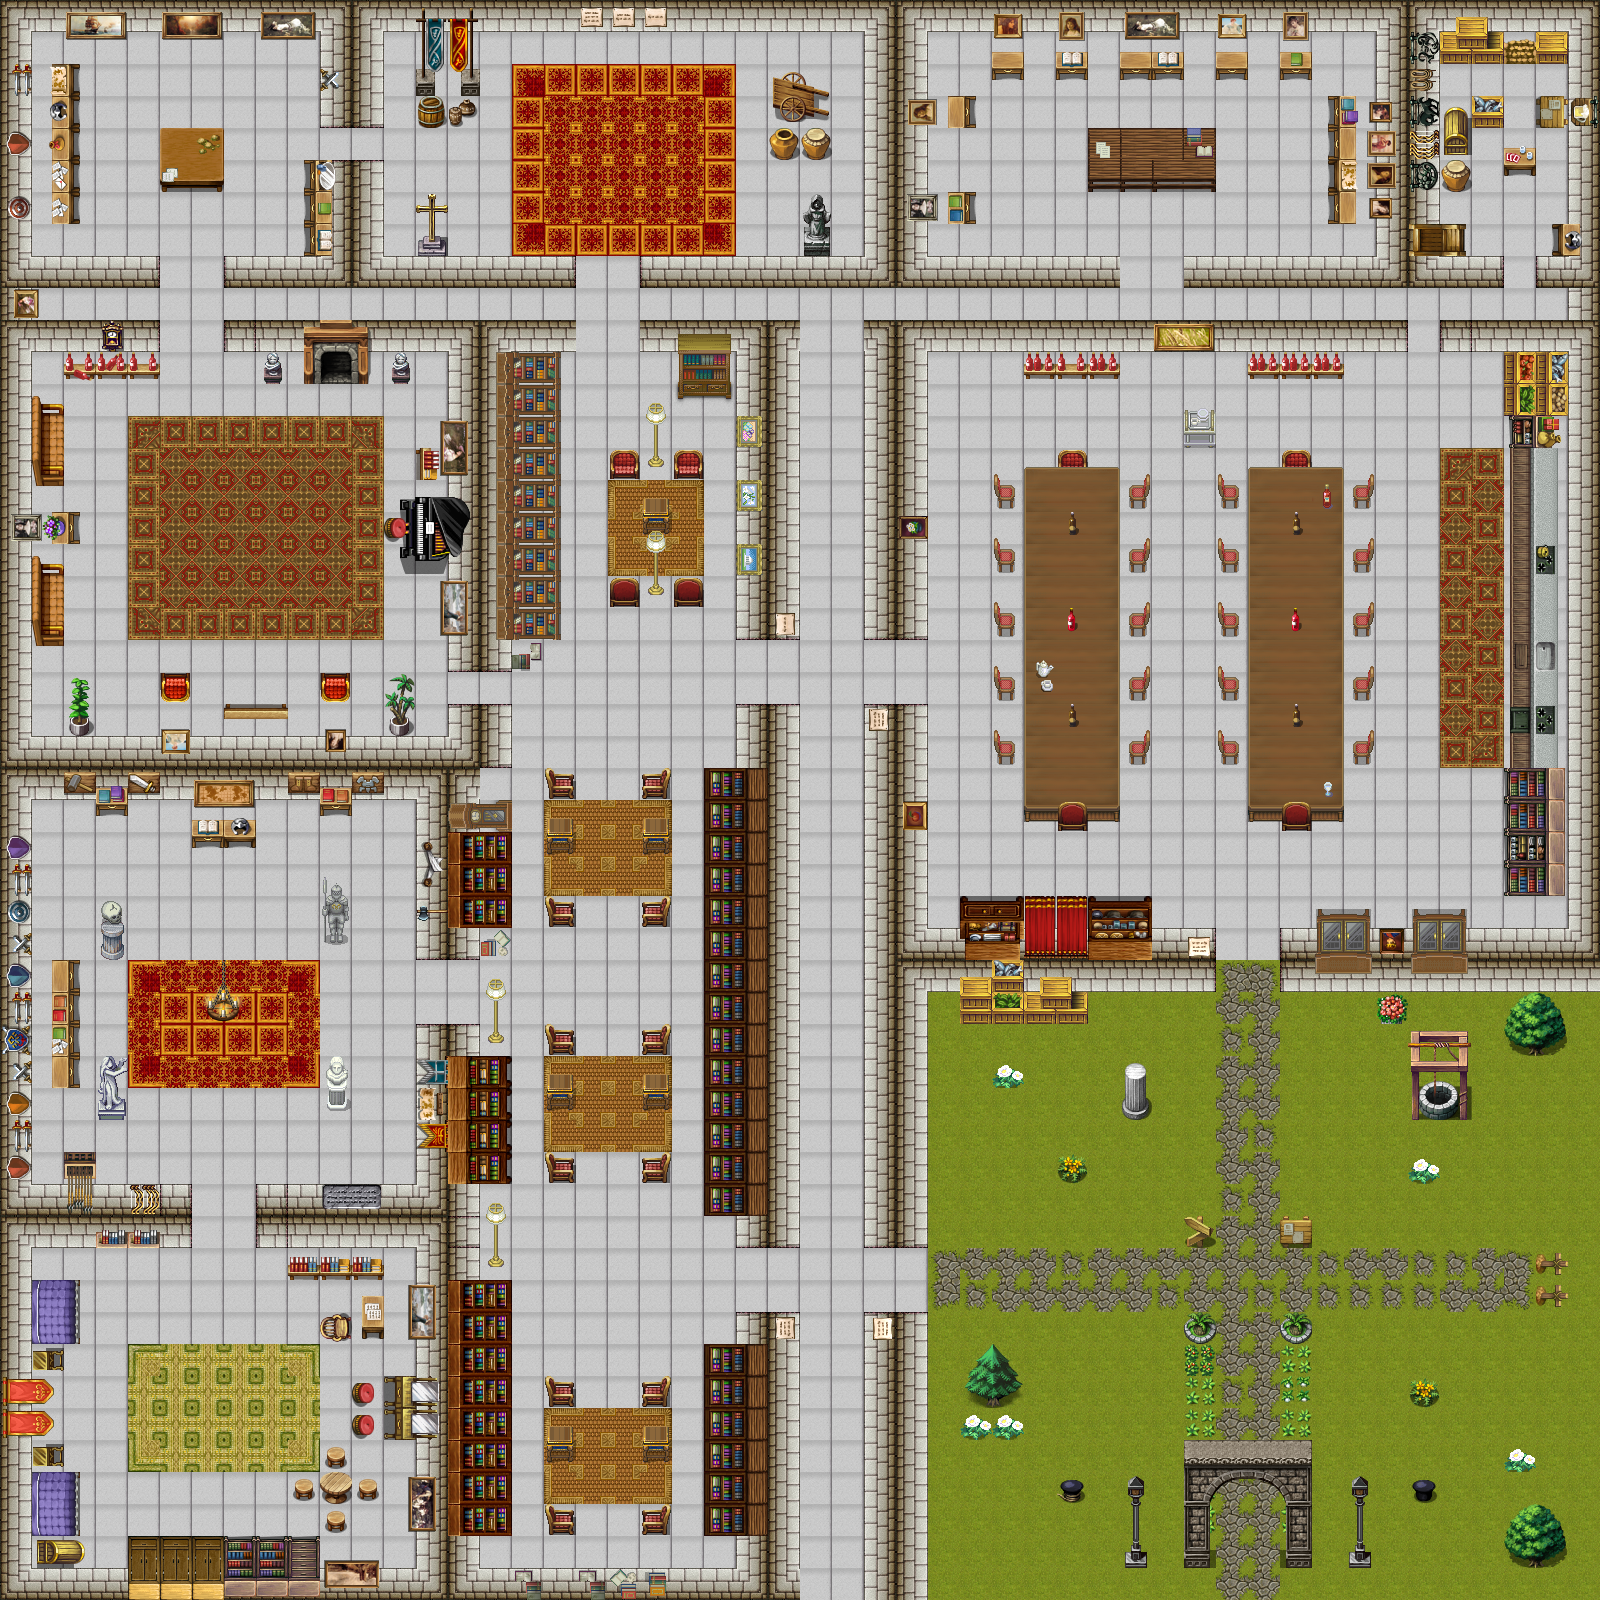

The image is a tile-based game level rendered from a .tmx file. Its description and source (layers, tilesets, objects; grid data summarised) follow:
An orthogonal 50x50 tile map with 32x32 px tiles, 7 tile layers ((Fore)ground, Walls/Background, Flooring, Furniture, ...), 23 tilesets and 148 objects.

<map version="1.0" orientation="orthogonal" renderorder="right-down" width="50" height="50" tilewidth="32" tileheight="32" nextobjectid="171">
 <tileset firstgid="1" name="windows" tilewidth="32" tileheight="32" tilecount="256" columns="16">
  <image source="Celianna/TileC.png" width="512" height="512" />
  <terraintypes>
   <terrain name="Window" tile="223" />
   <terrain name="Window2" tile="250" />
   <terrain name="Window3" tile="252" />
  </terraintypes>
  <tile id="207" terrain="0,0,0,0" />
  <tile id="223" terrain="0,0,0,0" />
  <tile id="234" terrain=",,1,1" />
  <tile id="235" terrain=",,1,1" />
  <tile id="236" terrain=",,2,2" />
  <tile id="237" terrain=",,2,2" />
  <tile id="250" terrain="1,1,," />
  <tile id="251" terrain="1,1,," />
  <tile id="252" terrain="2,2,," />
  <tile id="253" terrain="2,2,," />
 </tileset>
 <tileset firstgid="257" name="floor_decor" tilewidth="32" tileheight="32" tilecount="192" columns="16">
  <image source="Celianna/celianna_TileA2.png" width="512" height="384" />
  <terraintypes>
   <terrain name="Carpet" tile="188" />
   <terrain name="Carpet2" tile="140" />
   <terrain name="Carpet3" tile="44" />
  </terraintypes>
  <tile id="28" terrain="2,2,2,2" />
  <tile id="29" terrain="2,2,2,2" />
  <tile id="44" terrain="2,2,2,2" />
  <tile id="45" terrain="2,2,2,2" />
  <tile id="124" terrain="1,1,1,1" />
  <tile id="125" terrain="1,1,1,1" />
  <tile id="140" terrain="1,1,1,1" />
  <tile id="141" terrain="1,1,1,1" />
  <tile id="172" terrain="0,0,0,0" />
  <tile id="173" terrain="0,0,0,0" />
  <tile id="188" terrain="0,0,0,0" />
  <tile id="189" terrain="0,0,0,0" />
 </tileset>
 <tileset firstgid="449" name="furniture" tilewidth="32" tileheight="32" tilecount="256" columns="16">
  <image source="Mack/tiled.png" width="512" height="512" />
 </tileset>
 <tileset firstgid="705" name="bed_decor" tilewidth="32" tileheight="32" tilecount="256" columns="16">
  <image source="Museum Tileset/TileE-Interiors.PNG" width="512" height="512" />
 </tileset>
 <tileset firstgid="961" name="decor" tilewidth="32" tileheight="32" tilecount="256" columns="16">
  <image source="Museum Tileset/TileD-Interiors.PNG" width="512" height="512" />
 </tileset>
 <tileset firstgid="1217" name="decor2" tilewidth="32" tileheight="32" tilecount="256" columns="16">
  <image source="Museum Tileset/TileC-Interiors.PNG" width="512" height="512" />
  <tile id="129">
   <objectgroup draworder="index">
    <object id="1" x="-1" y="0" width="30" height="31" />
   </objectgroup>
  </tile>
  <tile id="145">
   <objectgroup draworder="index">
    <object id="1" x="0" y="5" width="30" height="25" />
   </objectgroup>
  </tile>
 </tileset>
 <tileset firstgid="1473" name="decor3" tilewidth="32" tileheight="32" tilecount="256" columns="16">
  <image source="Museum Tileset/TileB-Exteriors.png" width="512" height="512" />
 </tileset>
 <tileset firstgid="1729" name="floors2" tilewidth="32" tileheight="32" tilecount="128" columns="16">
  <image source="RPG Maker Tilesets/TileA3.png" width="512" height="256" />
 </tileset>
 <tileset firstgid="1857" name="objects" tilewidth="32" tileheight="32" tilecount="96" columns="12">
  <image source="RPG Maker Tilesets/object2.png" width="384" height="256" />
 </tileset>
 <tileset firstgid="1953" name="object2" tilewidth="32" tileheight="32" tilecount="96" columns="12">
  <image source="RPG Maker Tilesets/object3.png" width="384" height="256" />
 </tileset>
 <tileset firstgid="2049" name="floors" tilewidth="32" tileheight="32" tilecount="128" columns="16">
  <image source="Mack/tilea3.png" width="512" height="256" />
  <tile id="113">
   <objectgroup draworder="index">
    <object id="12" x="0" y="0" width="32" height="32" />
   </objectgroup>
  </tile>
 </tileset>
 <tileset firstgid="2177" name="object3" tilewidth="32" tileheight="32" tilecount="96" columns="12">
  <image source="RPG Maker Tilesets/object8.png" width="384" height="256" />
 </tileset>
 <tileset firstgid="2273" name="object4" tilewidth="32" tileheight="32" tilecount="96" columns="12">
  <image source="RPG Maker Tilesets/object9.png" width="384" height="256" />
 </tileset>
 <tileset firstgid="2369" name="object5" tilewidth="32" tileheight="32" tilecount="256" columns="16">
  <image source="Mack/tileb.png" width="512" height="512" />
 </tileset>
 <tileset firstgid="2625" name="Walls" tilewidth="32" tileheight="32" tilecount="240" columns="16">
  <image source="RPG Maker Tilesets/TileA4.png" width="512" height="480" />
 </tileset>
 <tileset firstgid="2865" name="objects6" tilewidth="32" tileheight="32" tilecount="256" columns="16">
  <image source="RPG Maker Tilesets/tileE.png" width="512" height="512" />
 </tileset>
 <tileset firstgid="3121" name="objects7" tilewidth="32" tileheight="32" tilecount="256" columns="16">
  <image source="RPG Maker Tilesets/tiled.png" width="512" height="512" />
 </tileset>
 <tileset firstgid="3377" name="objects8" tilewidth="32" tileheight="32" tilecount="256" columns="16">
  <image source="RPG Maker Tilesets/tileC.png" width="512" height="512" />
 </tileset>
 <tileset firstgid="3633" name="objects9" tilewidth="32" tileheight="32" tilecount="256" columns="16">
  <image source="RPG Maker Tilesets/TileB.png" width="512" height="512" />
 </tileset>
 <tileset firstgid="3889" name="objects11" tilewidth="32" tileheight="32" tilecount="256" columns="16">
  <image source="Celianna/TileD.png" width="512" height="512" />
 </tileset>
 <tileset firstgid="4145" name="doors" tilewidth="32" tileheight="32" tilecount="144" columns="12">
  <image source="Celianna/doors.png" width="384" height="384" />
 </tileset>
 <tileset firstgid="4289" name="walls1" tilewidth="32" tileheight="32" tilecount="224" columns="14">
  <image source="Wall Tilesets/walls1.png" width="448" height="512" />
 </tileset>
 <tileset firstgid="4513" name="147962735230204" tilewidth="32" tileheight="32" tilecount="128" columns="16">
  <image source="Mack/147962735230204.png" width="512" height="256" />
 </tileset>
 <layer name="(Fore)ground" width="50" height="50">
  <data>[2500 cells, 2500 non-empty, 2 distinct tile ids]</data>
 </layer>
 <layer name="Walls/Background" width="50" height="50">
  <data>[2500 cells, 2186 non-empty, 44 distinct tile ids]</data>
 </layer>
 <layer name="Flooring" width="50" height="50">
  <data>[2500 cells, 198 non-empty, 56 distinct tile ids]</data>
 </layer>
 <layer name="Furniture" width="50" height="50">
  <data>[2500 cells, 509 non-empty, 181 distinct tile ids]</data>
 </layer>
 <layer name="Decor/Furniture that goes over wall paintings" width="50" height="50">
  <data>[2500 cells, 229 non-empty, 166 distinct tile ids]</data>
 </layer>
 <layer name="Second Layer Decor" width="50" height="50">
  <data>[2500 cells, 1 non-empty, 1 distinct tile ids]</data>
 </layer>
 <objectgroup name="Objects" visible="0">
  <object id="3" x="1246.67" y="348" width="93.3333" height="30.6667" />
  <object id="4" x="1028" y="357.333" width="88" height="24" />
  <object id="5" x="1188" y="418.667" width="22.6667" height="22.6667" />
  <object id="6" x="1509.33" y="358.667" width="57.3333" height="540" />
  <object id="7" x="1448" y="34.6667" width="114.667" height="25.3333" />
  <object id="8" x="1533.33" y="101.333" width="28" height="20" />
  <object id="10" x="1473.33" y="100" width="25.3333" height="26.6667" />
  <object id="11" x="1446.67" y="124" width="24" height="66.6667" />
  <object id="12" x="1438.67" y="225.333" width="32" height="29.3333" />
  <object id="13" x="1536" y="226.667" width="29.3333" height="26.6667" />
  <object id="16" x="1314.67" y="96" width="53.3333" height="124" />
  <object id="17" x="998.667" y="40" width="310.667" height="49.3333" />
  </objectgroup>
 <layer name="Bloodied Decor" width="50" height="50">
  <data>[2500 cells, 0 non-empty, 0 distinct tile ids]</data>
 </layer>
</map>
<!-- 133 of 148 objects omitted -->
